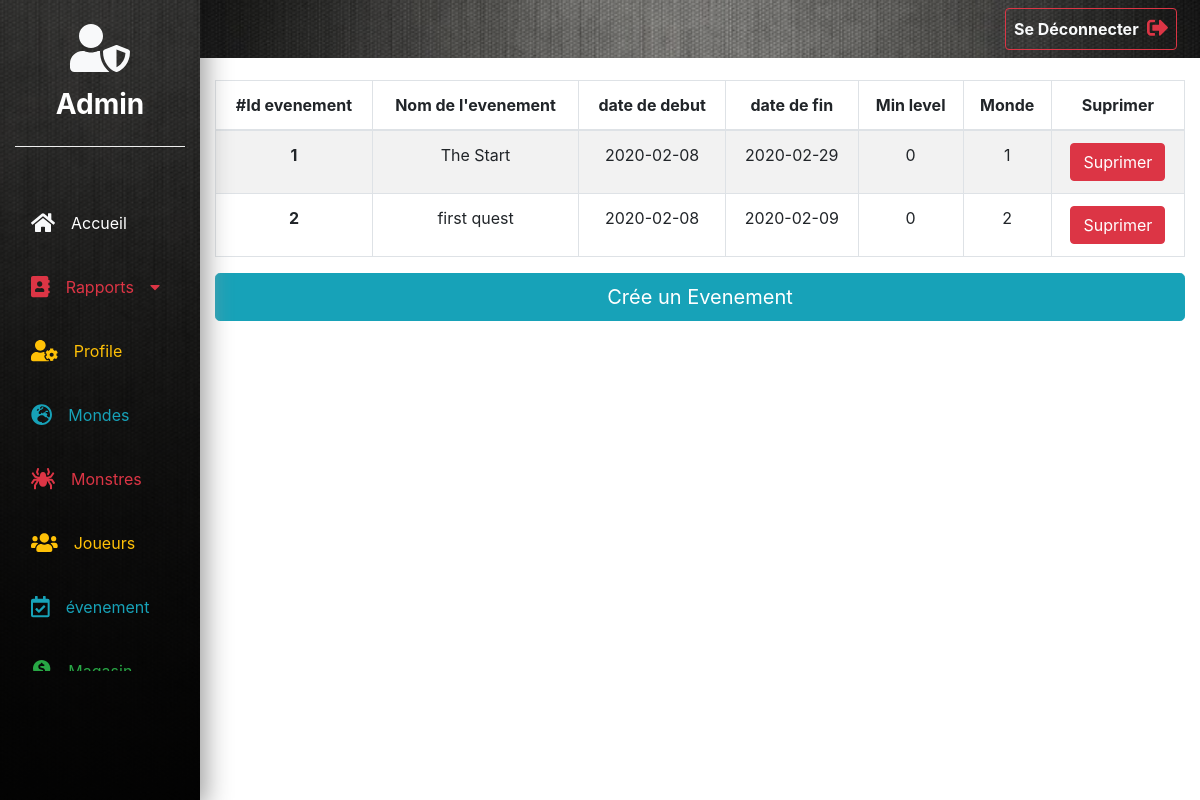
/admin/evenement.php, run on the app's committed database.
### tables this page shows
CREATE TABLE IF NOT EXISTS `evenement` (
  `ID_Event` int(4) NOT NULL AUTO_INCREMENT,
  `Nom_Event` varchar(60) NOT NULL,
  `Date_Debut_Event` date NOT NULL,
  `Date_Fin_Event` date NOT NULL,
  `Min_Level` int(30) NOT NULL,
  `ID_Mond` int(30) NOT NULL,
  PRIMARY KEY (`ID_Event`),
  KEY `ID_Mond` (`ID_Mond`)
);

### php/class_evenement.php (called while the page is built, shortened)
<?php include "databaseobject.class.php" ?>
<?php
class Evenement extends DatabaseObject {
    static  public function count_all_evenements(){
        $sql = "SELECT COUNT(*) as total FROM evenement " ;
        $result = self::$database->query($sql);
        $row = $result->fetch_array();
        return array_shift($row);
      }
}
?>

### php/pagination.class.php (called while the page is built, shortened)
<?php
class Pagination {
  public $current_page;
  public $per_page;
  public function __construct($page=1, $per_page=20, $total_count=0) {
    $this->current_page = (int) $page;
    $this->per_page = (int) $per_page;
  }
  public function offset() {
    return $this->per_page * ($this->current_page - 1);
  }
}
?>

### php/databaseobject.class.php (called while the page is built, shortened)
<?php
class DatabaseObject {
  static protected $database='ancient_time_db';
  static public function set_database($database) {
    self::$database = $database;
  }
  static public function query($sql){
    $result = self::$database->query($sql);
    return $result;
  }
}
?>

### php/function.php (called while the page is built, shortened)
<?php
function h($string="") {
  return htmlspecialchars($string);
}

### admin/evenement.php (the view, shortened to what this page needs)
<?php include "../php/class_evenement.php" ?>
<?php include "../php/pagination.class.php" ?>
<?php include "../php/function.php" ?>
<?php
  $current_page = $_GET['page'] ?? 1;
  $per_page = 5;
  $total_count = Evenement::count_all_evenements();
  $pagination = new Pagination($current_page, $per_page, $total_count);
  $sql = "SELECT * FROM evenement";
  $sql .= " LIMIT {$per_page} ";
  $sql .= "OFFSET {$pagination->offset()}";
  $evenements = Evenement::query($sql);
 ?>
<!DOCTYPE html>
<html lang="en" dir="ltr">
  <head>
    <link rel="stylesheet" href="../css/style_admin.css">
    <link rel="stylesheet" href="../bootstrap/css/bootstrap.min.css">
  </head>
  <body>
    <?php
    include'../html/admin/navbar.php'
      ?>
      <section>
                <div class="container-fluid ">
                  <div class="row">
                    <div class="col-xl-10 col-lg-9 col-md-8 ml-auto">
                      <div class="row pt-md-5 mt-md-3 mb-5">
                        <div class="col">
                          <table class="table table-striped table-bordered text-center table-responsive-md">
                            <thead>
                              <tr>
                                <th scope="col">#Id evenement</th>
                                <th scope="col">Nom de l'evenement</th>
                                <th scope="col">date de debut</th>
                                <th scope="col">date de fin</th>
                                <th scope="col">Min level</th>
                                <th scope="col">Monde</th>
                                <th scope="col" class="text-center">Suprimer</th>
                              </tr>
                            </thead>
                            <tbody>
                              <?php
                              $cpt=0;
                              ?>
                              <?php   while(($row = $evenements->fetch_assoc()) && ($cpt < $per_page))
                              { $cpt += 1;  ?>
                              <tr>
                                <th scope="row"><?php echo h($row['ID_Event']); ?></th>
                                <td><?php echo h($row['Nom_Event']); ?></td>
                                <td><?php echo h($row['Date_Debut_Event']); ?></td>
                                <td><?php echo h($row['Date_Fin_Event']); ?></td>
                                <td><?php echo h($row['Min_Level']);
                                 ?></td>
                                 <td><?php echo h($row['ID_Mond']); ?></td>
                                <td class="text-center  text-light"><a href="suprimerEvenement.php?ID_Event=<?php echo ($row['ID_Event']);?>" name="button" class="btn btn-danger" >Suprimer</a>
                              </tr>
                              <?php }?>
                            </tbody>
                         </table>
                       </div>
                         <div class="col-md-12">
                             <a  class="btn btn-info btn-lg col mb-3" href="ajouterEvenement.php">Crée un Evenement</a>
                         </div>
                    </div>
                  </div>
                </div>
      </section>
  </body>
</html>

### css/style_admin.css (style rules this page uses)
body { font-family: 'Montserrat', sans-serif; background-color: #eee; }

### data on the page
evenement: ID_Event "1", Nom_Event "The Start", Date_Debut_Event "2020-02-08", Date_Fin_Event "2020-02-29", Min_Level "0", ID_Mond "1"
evenement: ID_Event "2", Nom_Event "first quest", Date_Debut_Event "2020-02-08", Date_Fin_Event "2020-02-09", Min_Level "0", ID_Mond "2"
